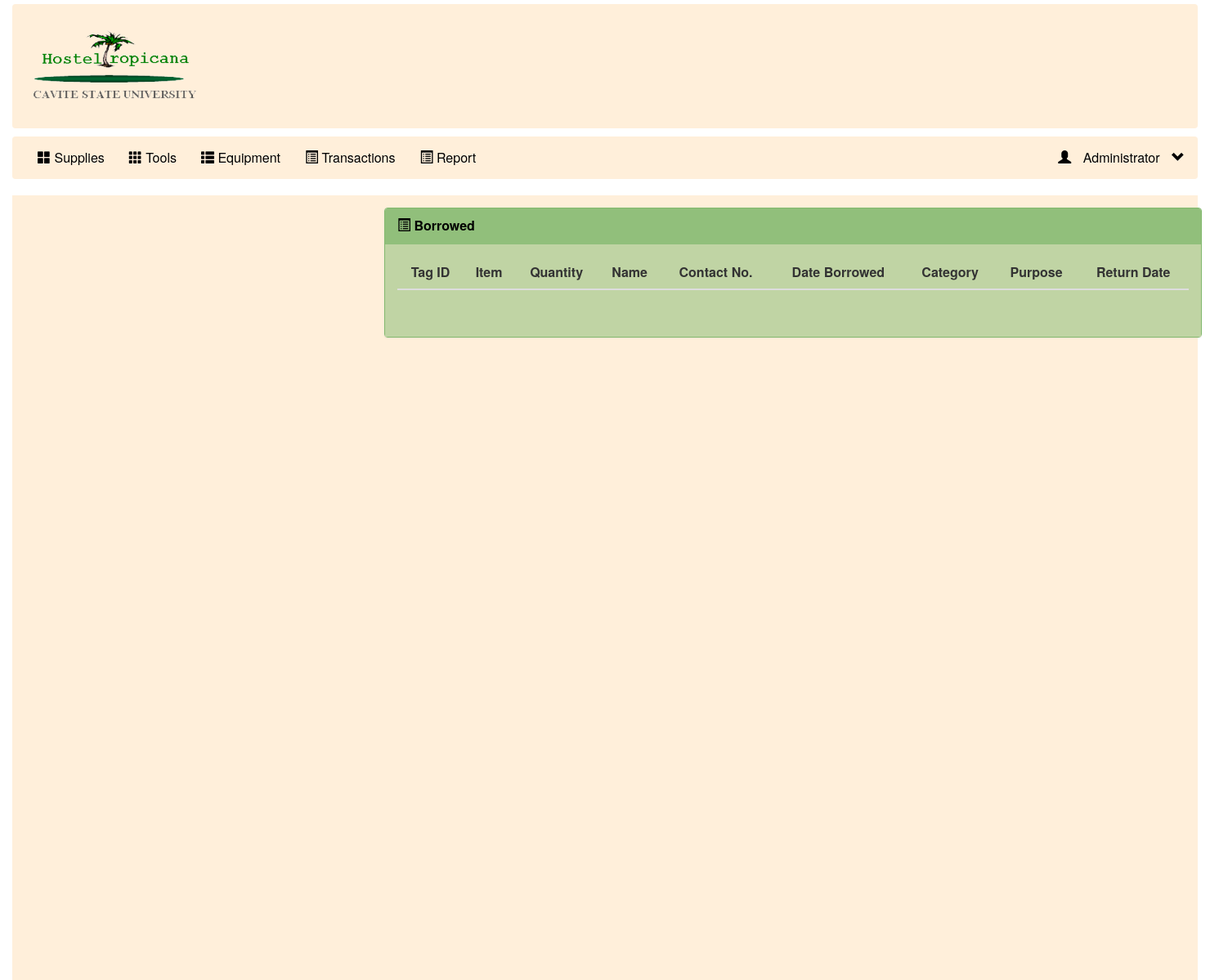
Before: /user/user_borrow.php (signed in) with the older database file.
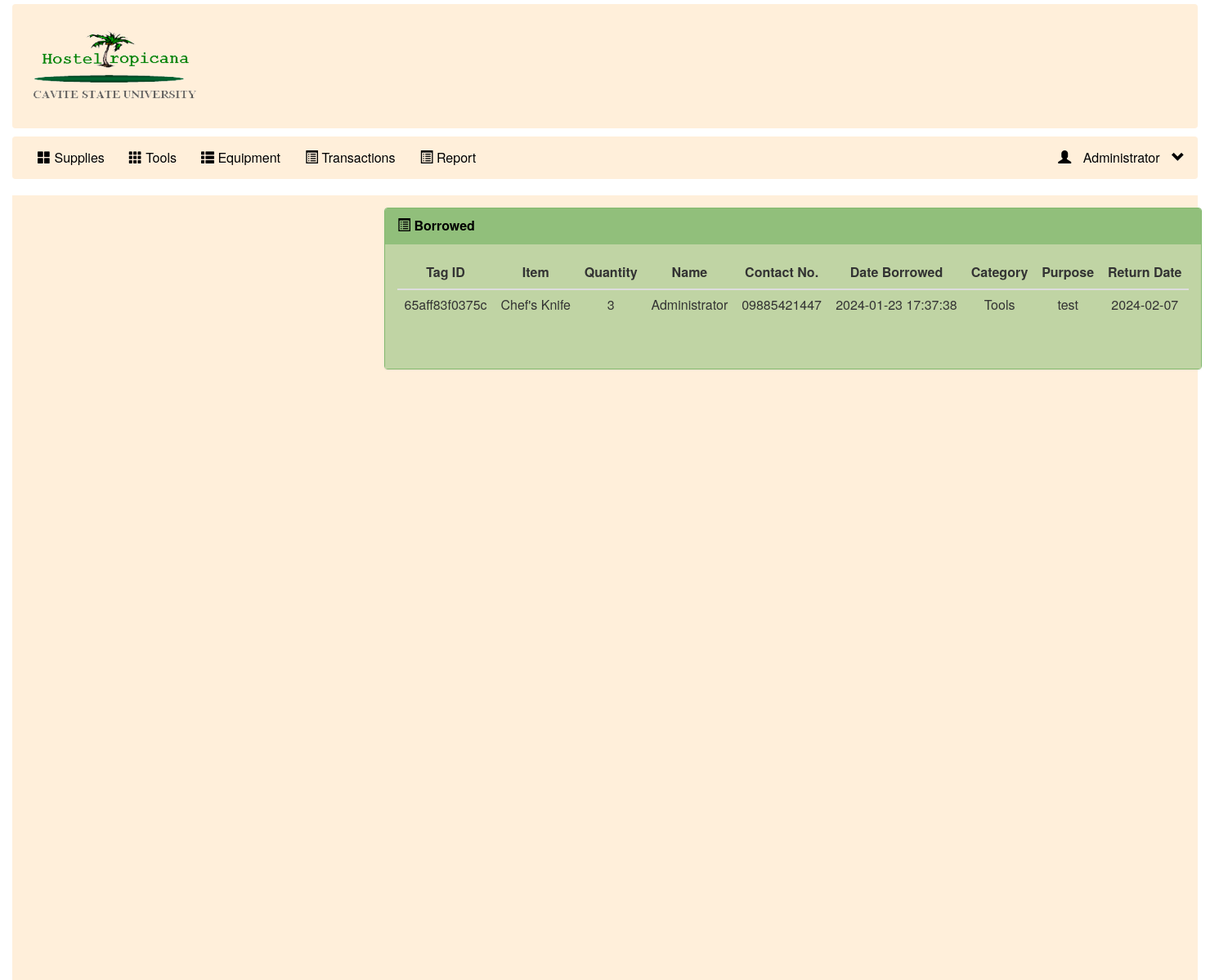
After: the same page with the newer database file.
### tables this page shows
CREATE TABLE `supp_borrowed` (
  `id` int(11) NOT NULL,
  `item` varchar(255) NOT NULL,
  `name` varchar(255) DEFAULT NULL,
  `date_borrowed` timestamp NOT NULL DEFAULT current_timestamp(),
  `contactno` varchar(255) DEFAULT NULL,
  `whereplace` text DEFAULT NULL,
  `returndate` date DEFAULT NULL,
  `quantity` int(255) NOT NULL,
  `category` varchar(255) NOT NULL,
  `tagid` varchar(255) NOT NULL,
  `room` varchar(255) NOT NULL,
  `status` varchar(255) DEFAULT NULL,
  `item_created` date NOT NULL DEFAULT current_timestamp(),
  `expiry` date DEFAULT NULL,
  `unit` text DEFAULT NULL,
  `conditions` text DEFAULT NULL,
  `eventname` varchar(50) NOT NULL,
  `function` varchar(100) NOT NULL
);

### user/user_borrow.php (the view, shortened to what this page needs)
<?php
   include_once('../include/header.php');
   include_once('../include/banner.php');
   ?>
<nav class="navbar navbar-navs " style="margin-top:10px;">
   <div class="container-fluid">
      <ul class="nav navbar-nav navigation">
        <li >
          <a href="user_supplies.php"><span class="glyphicon glyphicon-th-large"></span> Supplies
          </a>
        </li>
        <li>
          <a href="user_tools.php"><span class="glyphicon glyphicon-th"></span> Tools</a>
        </li>
        <li >
          <a href="user_equipment.php"><span class="glyphicon glyphicon-th-list"></span> Equipment</a>
        </li>
        <li >
            <a href="user_borrow.php"><span class="glyphicon glyphicon-list-alt"></span> Transactions</a>
         </li>
        <li>
          <a href="user_report.php"><span class="glyphicon glyphicon-list-alt"></span> Report</a>
        </li>
      </ul>
      <ul class="nav navbar-nav navbar-right">
         <li class="dropdown">
            <a class="dropdown-toggle" id="admin-account" data-toggle="dropdown" href="#" style="color: black;">
            <span class="glyphicon glyphicon-user" style="margin-right:10px; color: black;"></span>
            <span><?php echo $_SESSION['user'] ;?> </span>
            <span style="margin-left:10px; color: black;"class="glyphicon glyphicon-chevron-down"></span></a>
         </li>
      </ul>
   </div>
</nav>
<div class="container-fluid navbar-navs" style="margin-top: 10px; padding:15px; height: 120vh; ">
            <div class="panel panel-border" style="width:1000px; margin-left: 440px;" style="float: right; height:10px;">
               <div class="panel-heading">
                  <span class="glyphicon glyphicon-list-alt" aria-hidden="true"></span>
                  Borrowed
               </div>
               <div class="panel-body" >
                <table class="table" id="dataTable" style="text-align: center;">
                    <thead>
                        <tr >
                        <th style="text-align: center;">Tag ID</th>
                        <th style="text-align: center;">Item</th>
                        <th style="text-align: center;">Quantity</th>
                        <th style="text-align: center;">Name</th>
                        <th style="text-align: center;">Contact No.</th>
                        <th style="text-align: center;">Date Borrowed</th>
                        <th style="text-align: center;">Category</th>
                        <th style="text-align: center;">Purpose</th>
                        <th style="text-align: center;">Return Date</th>
                        </tr>
                    </thead>
                    <tbody>
                    <?php
                    $con = new Connection();
                    $pdo = $con->getPDO();
                    $sql = "SELECT * FROM supp_borrowed GROUP BY id";
                    $result = $pdo->query($sql);
                    if ($result) {
                        $rows = $result->fetchAll(PDO::FETCH_ASSOC);
                        if ($rows) {
                            foreach ($rows as $row) {
                                ?>
                                <tr>
                                <?php if($row['status']=='Borrowed'){?>
                                    <td><?php echo $row["tagid"]; ?></td>
                                    <td><?php echo $row["item"]; ?></td>
                                    <td ><?php echo $row["quantity"]; ?></td>
                                    <td><?php echo $row["name"]; ?></td>
                                    <td><?php echo $row["contactno"]; ?></td>
                                    <td><?php echo $row["date_borrowed"]; ?></td>
                                    <td><?php echo $row["category"]; ?></td>
                                    <td><?php echo $row["whereplace"]; ?></td>
                                    <td><?php echo $row["returndate"];} ?></td>
                                </tr>
                            <?php
                            }
                        } else {
                            echo "<tr><td colspan='3'>0 results</td></tr>";
                        }
                    } else {
                        echo "Error executing the query: " . $con->datab->errorInfo()[2];
                    }
                    ?>
                    </tbody>
                </table>
                  <br />
       </div>
   </div>
</div>
</div>
</body>
</html>

Changed rows visible on the page:
added supp_borrowed: tagid "65aff83f0375c", item "Chef's Knife", quantity "3", name "Administrator", contactno "09885421447", date_borrowed "2024-01-23 17:37:38", category "Tools", whereplace "test", returndate "2024-02-07"
